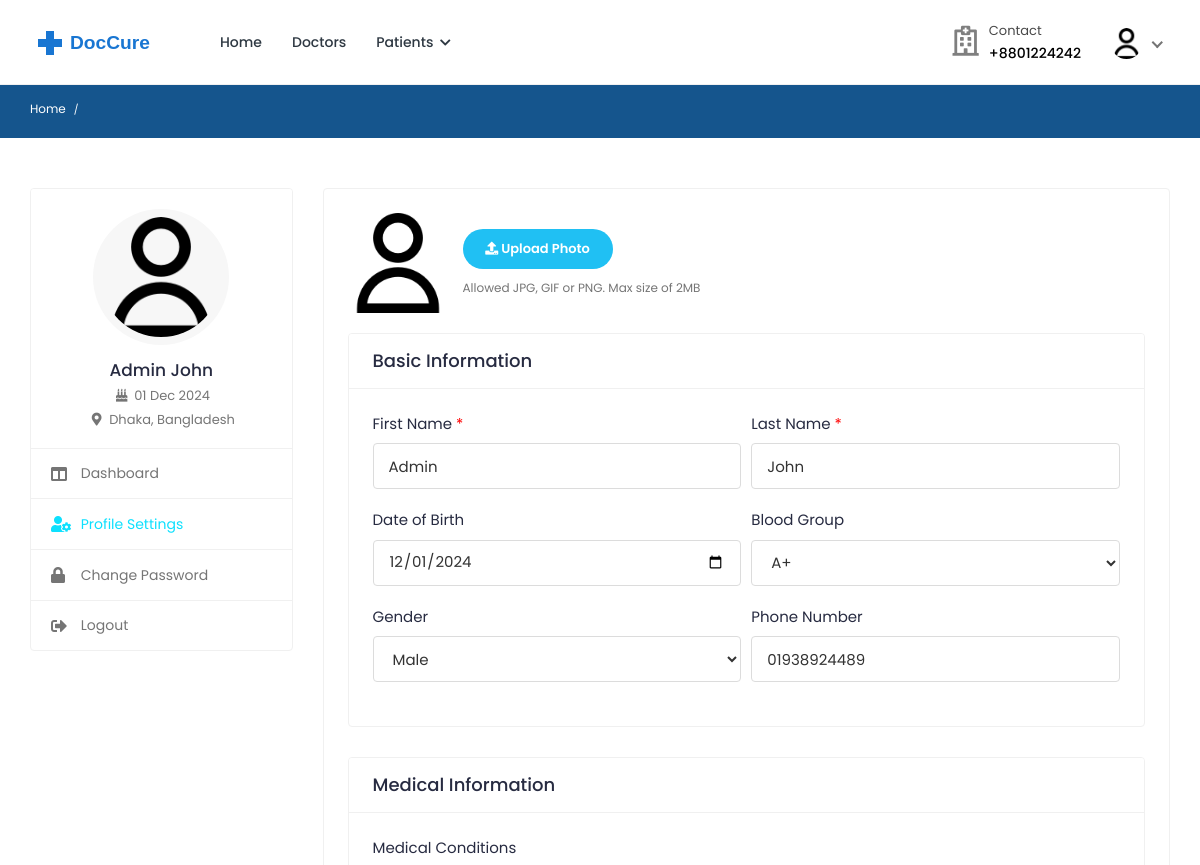
Page /patients/profile-settings/ (signed in, upper part) on the earlier database version.
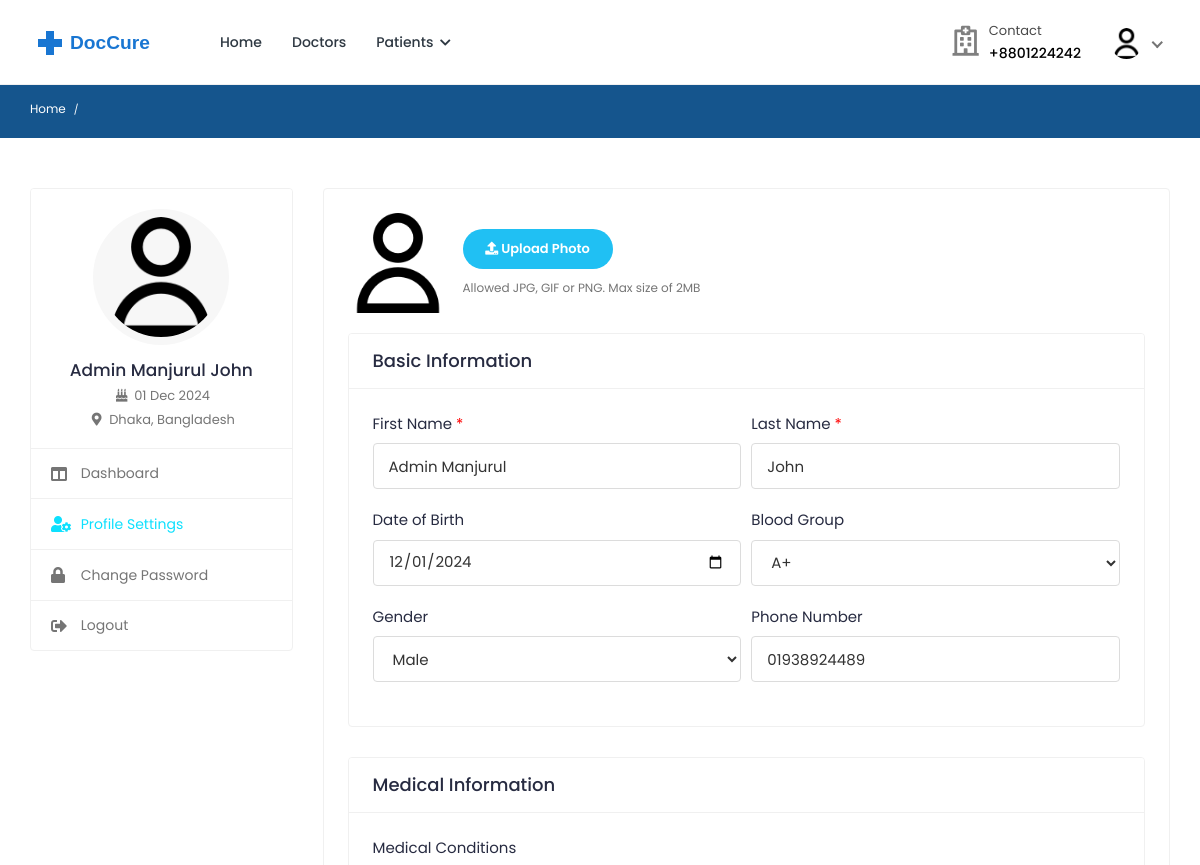
Same page on the later database version.
### accounts/models.py (models this page shows, shortened)
class User(AbstractUser):
    class RoleChoices(models.TextChoices):
        DOCTOR = "doctor", "Doctor"
        PATIENT = "patient", "Patient"
    username = models.CharField(max_length=30, unique=True)
    role = models.CharField(
        choices=RoleChoices.choices,
        max_length=20,
        default="patient",
        error_messages={"required": "Role must be provided"},
    )
    email = models.EmailField(
        blank=True,
        error_messages={
            "unique": "A user with that email already exists.",
        },
    )
    first_name = models.CharField(max_length=150, blank=True)
    last_name = models.CharField(max_length=150, blank=True)
    registration_number = models.IntegerField(null=True, blank=True)
    USERNAME_FIELD = "username"
    REQUIRED_FIELDS = []
    objects = CustomUserManager()
    def get_full_name(self):
        full_name = "%s %s" % (self.first_name, self.last_name)
        return full_name.strip() or self.username

class Profile(models.Model):
    user = models.OneToOneField(
        User, on_delete=models.CASCADE, related_name="profile"
    )
    avatar = models.ImageField(
        default="defaults/user.png", upload_to=profile_photo_directory_path
    )
    phone = models.CharField(max_length=20, blank=True, null=True)
    dob = models.DateField(blank=True, null=True)
    about = models.TextField(blank=True, null=True)
    specialization = models.CharField(max_length=255, blank=True, null=True)
    gender = models.CharField(
        max_length=10,
        choices=[("male", "Male"), ("female", "Female"), ("other", "Other")],
        blank=True,
    )
    address = models.TextField(blank=True, null=True)
    city = models.CharField(max_length=100, blank=True)
    state = models.CharField(max_length=100, blank=True)
    postal_code = models.CharField(max_length=20, blank=True)
    country = models.CharField(max_length=100, blank=True)
    price_per_consultation = models.DecimalField(
        max_digits=10, decimal_places=2, null=True, blank=True
    )
    is_available = models.BooleanField(default=True)
    blood_group = models.CharField(
        max_length=5,
        choices=[
            ("A+", "A+"),
            ("A-", "A-"),
            ("B+", "B+"),
            ("B-", "B-"),
            ("O+", "O+"),
            ("O-", "O-"),
            ("AB+", "AB+"),
            ("AB-", "AB-"),
        ],
        blank=True,
        null=True,
    )
    allergies = models.TextField(blank=True, null=True)
    medical_conditions = models.TextField(blank=True, null=True)
    @property
    def image(self):
        return (
            self.avatar.url
            if self.avatar.storage.exists(self.avatar.name)
            else "{}defaults/user.png".format(settings.MEDIA_URL)
        )

### patients/views.py (the view, shortened to what this page needs)
class PatientProfileUpdateView(PatientRequiredMixin, UpdateView):
    model = User
    template_name = "patients/profile-setting.html"
    success_url = reverse_lazy("patients:profile-setting")
    form_class = PatientProfileForm
    def get_object(self, queryset=None):
        return self.request.user
    def get_context_data(self, **kwargs):
        context = super().get_context_data(**kwargs)
        context["blood_group_choices"] = [
            ("A+", "A+"),
            ("A-", "A-"),
            ("B+", "B+"),
            ("B-", "B-"),
            ("O+", "O+"),
            ("O-", "O-"),
            ("AB+", "AB+"),
            ("AB-", "AB-"),
        ]
        return context

### accounts/managers.py (called while the page is built)
    def get(self, *args, **kwargs):
        return super().select_related("profile").get(*args, **kwargs)

### mixins/custom_mixins.py (called while the page is built)
    def dispatch(self, request, *args, **kwargs):
        if not request.user.is_authenticated:
            return super().dispatch(request, *args, **kwargs)
        if request.user.role != "patient":
            return self.handle_no_permission()
        return super().dispatch(request, *args, **kwargs)

### templates/patients/profile-setting.html (shortened to what the changed rows need)
{% extends 'includes/patient-sidebar.html' %}
{% block main %}
    <div class="card">
        <div class="card-body">
            <form action="" method="post" enctype="multipart/form-data">
                <div class="row form-row">
                    <div class="col-12 col-md-12">
                        <div class="form-group">
                            <div class="change-avatar">
                                <div class="profile-img">
                                    <img src="{{ user.profile.image }}" alt="User Image">
                                </div>
                            </div>
                        </div>
                    </div>
                    <div class="col-12">
                        <div class="card">
                            <div class="card-body">
                                <div class="row form-row">
                                    <div class="col-md-6">
                                        <div class="form-group">
                                            <label>First Name <span class="text-danger">*</span></label>
                                            <input type="text" class="form-control" name="first_name" value="{{ user.first_name|default:'' }}">
                                        </div>
                                    </div>
                                    <div class="col-md-6">
                                        <div class="form-group">
                                            <label>Last Name <span class="text-danger">*</span></label>
                                            <input type="text" class="form-control" name="last_name" value="{{ user.last_name|default:'' }}">
                                        </div>
                                    </div>
                                    <div class="col-md-6">
                                        <div class="form-group">
                                            <label>Date of Birth</label>
                                            <input type="date" class="form-control" name="dob" value="{{ user.profile.dob|date:'Y-m-d'|default:'' }}">
                                        </div>
                                    </div>
                                    <div class="col-md-6">
                                        <div class="form-group">
                                            <label>Blood Group</label>
                                            <select class="form-control" name="blood_group">
                                                {% for choice in form.blood_group.field.choices %}
                                                    <option value="{{ choice.0 }}" {% if user.profile.blood_group == choice.0 %}selected{% endif %}>
                                                        {{ choice.1 }}
                                                    </option>
                                                {% endfor %}
                                            </select>
                                        </div>
                                    </div>
                                    <div class="col-md-6">
                                        <div class="form-group">
                                            <label>Gender</label>
                                            <select class="form-control" name="gender">
                                                <option value="male" {% if user.profile.gender == 'male' %}selected{% endif %}>Male</option>
                                            </select>
                                        </div>
                                    </div>
                                    <div class="col-md-6">
                                        <div class="form-group">
                                            <label>Phone Number</label>
                                            <input type="text" class="form-control" name="phone" value="{{ user.profile.phone|default:'' }}">
                                        </div>
                                    </div>
                                </div>
                            </div>
                        </div>
                    </div>
                </div>
            </form>
        </div>
    </div>
{% endblock %}

### templates/includes/patient-sidebar.html (shortened to what the changed rows need)
{% extends 'base.html' %}
{% load static %}
{% block content %}
    <div class="content">
        <div class="container-fluid">
            <div class="row">
                <div class="col-md-5 col-lg-4 col-xl-3 theiaStickySidebar">
                    <div class="profile-sidebar">
                        <div class="widget-profile pro-widget-content">
                            <div class="profile-info-widget">
                                <a href="#" class="booking-doc-img">
                                    <img src="{{ user.profile.image }}" alt="User Image">
                                </a>
                                <div class="profile-det-info">
                                    <h3>{{ user.get_full_name }}</h3>
                                    <div class="patient-details">
                                        {% if user.profile.dob %}
                                            <h5><i class="fas fa-birthday-cake"></i> {{ user.profile.dob|date:"d M Y" }}</h5>
                                        {% endif %}
                                        {% if user.profile.city and user.profile.country %}
                                            <h5 class="mb-0">
                                                <i class="fas fa-map-marker-alt"></i>
                                                {{ user.profile.city }}, {{ user.profile.country }}
                                            </h5>
                                        {% endif %}
                                    </div>
                                </div>
                            </div>
                        </div>
                    </div>
                </div>
                <div class="col-md-7 col-lg-8 col-xl-9">
                    {% block main %}{% endblock %}
                </div>
            </div>
        </div>
    </div>
{% endblock %}

### templates/includes/navbar.html (shortened to what this page needs)
{% load static %}
<header class="header">
    <nav class="navbar navbar-expand-lg header-nav">
        <div class="navbar-header">
            <a href="{% url 'core:home' %}" class="navbar-brand logo">
                <img src="{% static 'assets/img/logo2.svg' %}" class="img-fluid" alt="Logo">
            </a>
        </div>
        <div class="main-menu-wrapper">
            <ul class="main-nav">
                <li {% if request.path == '/' %}class="active"{% endif %}>
                    <a href="{% url 'core:home' %}">Home</a>
                </li>
                <li class="has-submenu{% if request.path == '/doctors/' %} active {% endif %}">
                    <a href="{% url 'doctors:list' %}">Doctors</a>
                </li>
                {% if not user.is_authenticated %}
                    <li class="login-link">
                        <a href="{% url 'accounts:login' %}">Login / Signup</a>
                    </li>
                {% elif user.role == 'patient' %}
                    <li class="has-submenu {% if request.path == '/patients/' %} active {% endif %}">
                        <a href="#">Patients <i class="fas fa-chevron-down"></i></a>
                    </li>
                {% endif %}
            </ul>
        </div>
        <ul class="nav header-navbar-rht">
            <li class="nav-item contact-item">
                <div class="header-contact-img">
                    <i class="far fa-hospital"></i>
                </div>
                <div class="header-contact-detail">
                    <p class="contact-header">Contact</p>
                    <p class="contact-info-header"> +8801224242</p>
                </div>
            </li>
            {% if not user.is_authenticated %}
                <li class="nav-item">
                    <a class="nav-link header-login" href="{% url 'accounts:login' %}">Login / Signup </a>
                </li>
            {% else %}
                <li class="nav-item dropdown has-arrow logged-item">
                    <a href="#" class="dropdown-toggle nav-link" data-toggle="dropdown">
                        <span class="user-img">
                            <img class="rounded-circle" src="{{ user.profile.image }}" width="31" alt="{{ user.username }}">
                        </span>
                    </a>
                </li>
            {% endif %}
        </ul>
    </nav>
</header>

Differences in the rows shown:
changed User "John": get_full_name "Admin John" → "Admin Manjurul John"; first_name "Admin" → "Admin Manjurul"
